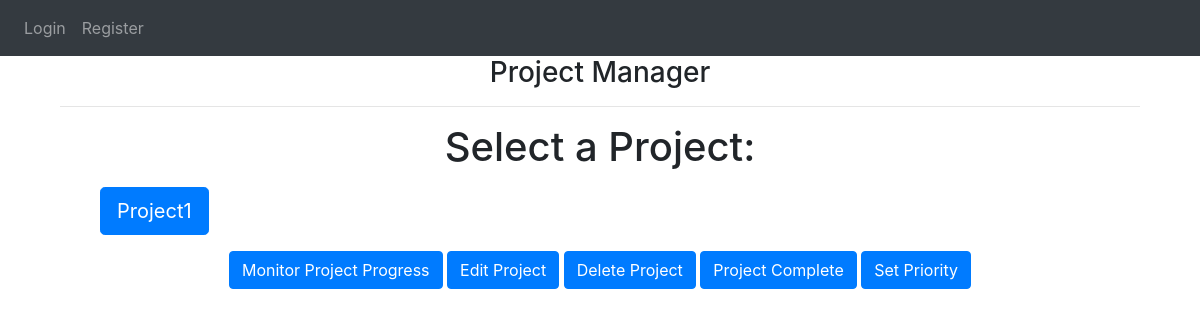
The page /projectmanager on the database as committed earlier.
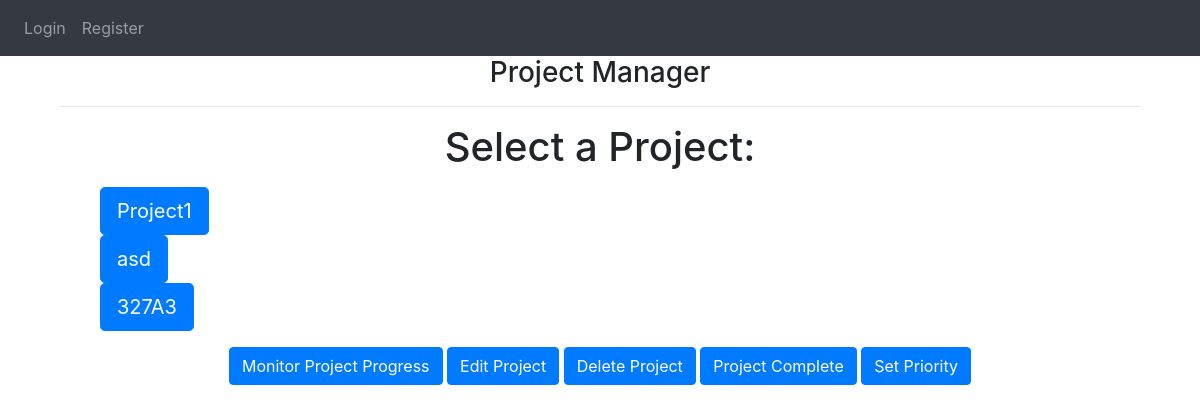
The same page on the database as committed later.
### website/models.py (models this page shows)
class Project(db.Model):
    id = db.Column(db.Integer, primary_key=True)
    name = db.Column(db.String(120))
    start_date = db.Column(db.DateTime(timezone=True), default=func.now)
    deadline = db.Column(db.DateTime(timezone=True), default=func.now)
    description = db.Column(db.String(9999))
    user_id = db.Column(db.Integer, db.ForeignKey('user.id'))
    task_id = db.Column(db.Integer, db.ForeignKey('task.id'))

### website/auth.py (the view)
@auth.route('/projectmanager')
def projectManager():
    projects = Project.query.all()
    return render_template("projectManager.html", user=current_user, projects=projects)

### website/templates/projectManager.html (shortened to what this page needs)
{% extends "base.html" %}
{% block content %}
<h3 align="center">Project Manager</h3>
    <div class="container">
    <hr>
    <h1 align="center" id="project-name"> Select a Project: </h1>
    <ul style="list-style-type: none">
        {% for prj in projects %}
            <li> <button type="button" class="btn btn-primary btn-lg project-button" data-name="{{ prj.name }}" data-info="{{ prj.description }}">{{ prj.name }}</button></li>
        {% endfor %}
    </ul>
<form method="POST">
            <center>
                <button type="button" class="btn btn-primary">Monitor Project Progress</button>
                <button type="button" class="btn btn-primary">Edit Project</button>
                <button type="button" class="btn btn-primary">Delete Project</button>
                <button type="button" class="btn btn-primary">Project Complete</button>
                <button type="button" class="btn btn-primary">Set Priority</button>
                </form>
        </body>
</html>
{% endblock %}

Rows that differ between the two databases and show on the page:
added Project: name "asd"
added Project: name "327A3"
